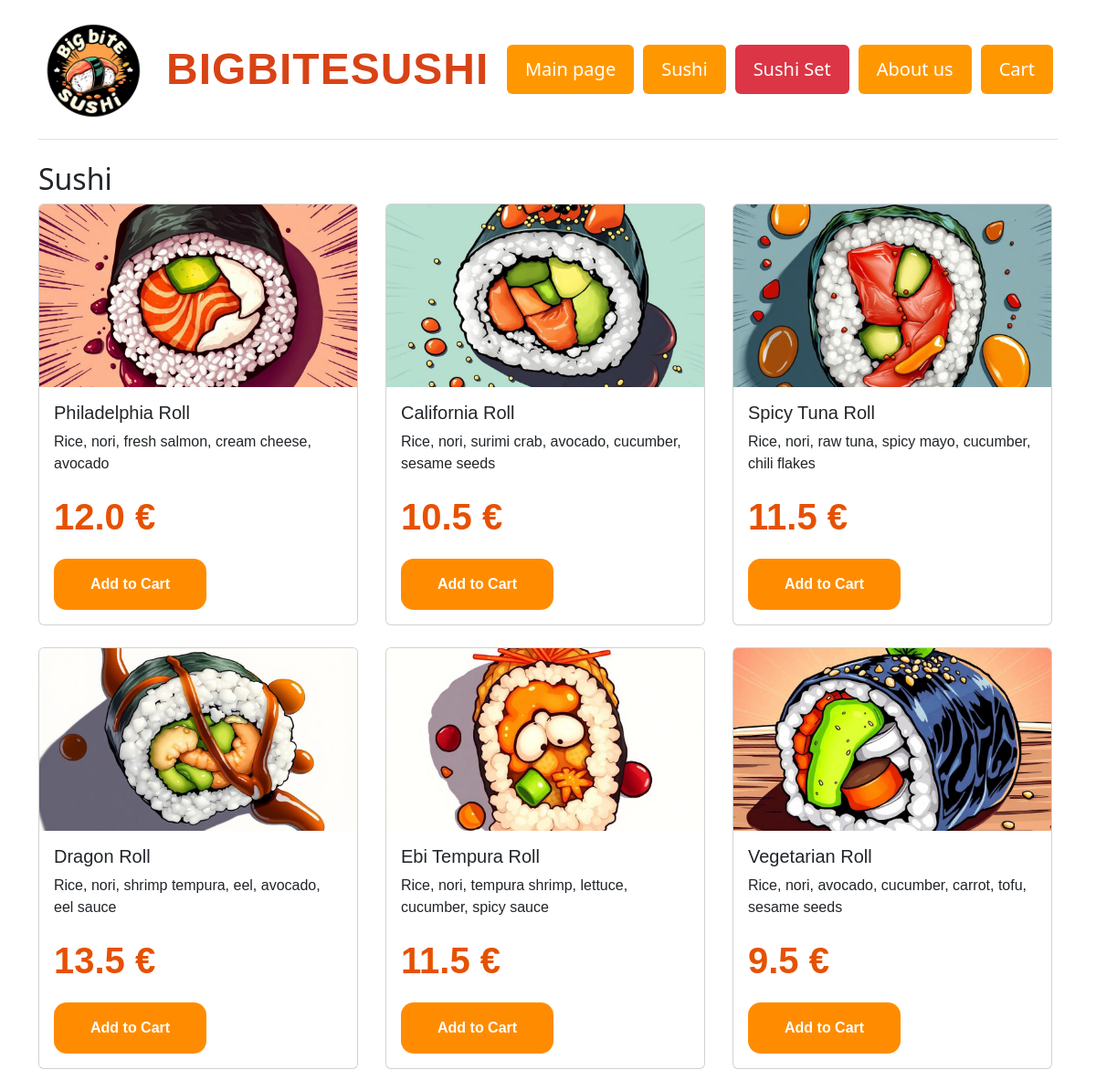
Screenshot of /sushi with the database file from the repository.
### app.py (models this page shows)
class Product(db.Model):
    id = db.Column(db.Integer, primary_key=True)
    name = db.Column(db.String(120))
    description = db.Column(db.Text)
    price = db.Column(db.Float)
    image = db.Column(db.String(120))
    category = db.Column(db.String(50))  # Pizza или Sushi

### app.py (the view)
@app.route("/sushi")
def sushi():
    products = Product.query.filter_by(category="Sushi").all()
    return render_template("shop.html", products=products, category="Sushi", active_page='sushi')

### templates/shop.html (shortened to what this page needs)
{% extends "base.html" %}
{% block content %}
<h2>{{ category }}</h2>
<div class="row">
  {% for product in products %}
    <div class="col-md-4 mb-4">
      <div class="card h-100 w-100">
        <img src="{{ url_for('static', filename='img/' + product.image) }}" class="card-img-top" alt="{{ product.name }}">
        <div class="card-body d-flex flex-column">
          <h5 class="card-title">{{ product.name }}</h5>
          <p class="card-text">{{ product.description }}</p>
          <p class="card-price">{{ product.price }} €</p>
          <form action="{{ url_for('add_to_cart', product_id=product.id) }}" method="post">
            <button type="submit" class="btn btn-darkgray buy-button btn-buy">Add to Cart</button>
          </form>
        </div>
      </div>
    </div>
  {% endfor %}
</div>
{% endblock %}

### static/css/main.css (style rules this page uses)
body { font-family: 'ChakraPetch', sans-serif; background-color: #fff8e1; color: #222; font-size: 18px; }
img { width: 120px; height: 120px; margin-right: 10px; }
.card-img-top { width: 100%; height: 200px; object-fit: cover; }
.card { font-family: 'ChakraPetch', sans-serif; max-width: 350px; }
.card-price { font-size: 2.5rem; font-weight: 700; color: #e65100; }
.buy-button { font-size: 1 rem !important; padding: 16px 40px !important; border-radius: 14px !important; font-weight: 700 !important; }
.btn { font-size: 1.25rem; padding: 12px 30px; border-radius: 12px; font-weight: bold; }
.btn-darkgray { background-color: #FF8C00 !important; color: white !important; border: none !important; }

### rows the page displays
Product: image (picture), name "Philadelphia Roll", description "Rice, nori, fresh salmon, cream cheese, avocado", price "12.0"
Product: image (picture), name "California Roll", description "Rice, nori, surimi crab, avocado, cucumber, sesame seeds", price "10.5"
Product: image (picture), name "Spicy Tuna Roll", description "Rice, nori, raw tuna, spicy mayo, cucumber, chili flakes", price "11.5"
Product: image (picture), name "Dragon Roll", description "Rice, nori, shrimp tempura, eel, avocado, eel sauce", price "13.5"
Product: image (picture), name "Ebi Tempura Roll", description "Rice, nori, tempura shrimp, lettuce, cucumber, spicy sauce", price "11.5"
Product: image (picture), name "Vegetarian Roll", description "Rice, nori, avocado, cucumber, carrot, tofu, sesame seeds", price "9.5"

### other values shown
{{ category }} "Sushi"
